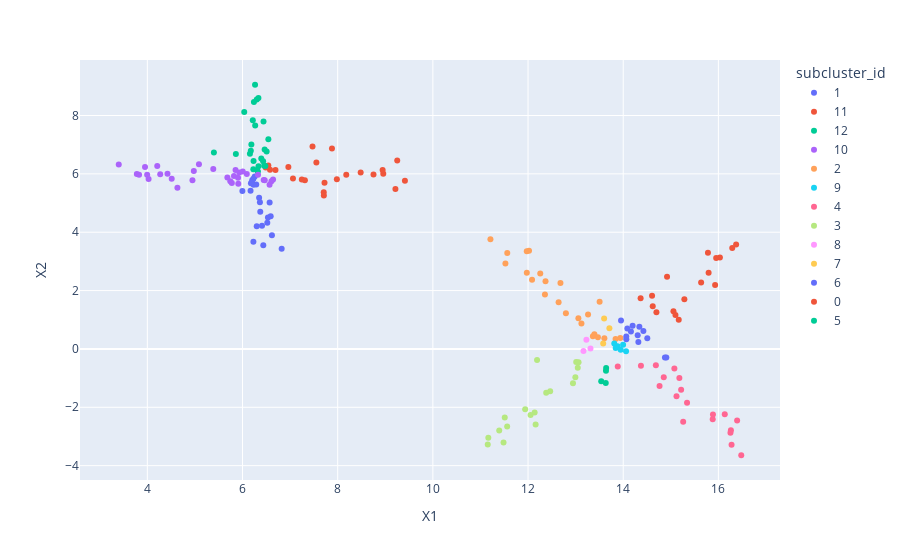

The code cell stored with this chart in its notebook:
### Code cell
fig = px.scatter(df, x="X1", y="X2", color="subcluster_id", hover_data=['id', 'F'], )
fig.show()

### Figure 1 — Plotly figure (JSON) as saved in the notebook; plotly's stock layout.template omitted (floating-point values rounded to 4 significant figures)
{"data": [{"customdata": [[1, 43.93], [2, 49.18], [3, 61.24], [4, 65.48], [5, 71.26], [6, 74.65], [7, 97.48], [8, 140.2], [9, 138.8], [28, 158.1], [29, 154.4], [90, 105.6], [104, 37.77], [105, 44.47], [106, 67.27], [107, 73.06], [108, 86.6], [109, 68.41], [110, 79.56], [132, 159.0], [191, 143.4]], "hovertemplate": "subcluster_id=1<br>X1=%{x}<br>X2=%{y}<br>id=%{customdata[0]}<br>F=%{customdata[1]}<extra></extra>", "legendgroup": "1", "marker": {"color": "#636efa", "symbol": "circle"}, "mode": "markers", "name": "1", "orientation": "v", "showlegend": true, "type": "scatter", "x": [6.436, 6.618, 6.298, 6.41, 6.592, 6.569, 5.997, 6.232, 6.288, 6.228, 6.203, 6.169, 6.822, 6.229, 6.52, 6.534, 6.348, 6.373, 6.366, 6.257, 6.177], "xaxis": "x", "y": [3.551, 3.894, 4.205, 4.219, 4.546, 5.022, 5.412, 5.63, 5.636, 5.832, 5.784, 5.42, 3.432, 3.677, 4.328, 4.504, 5.185, 4.702, 5.023, 5.908, 5.682], "yaxis": "y"}, {"customdata": [[10, 143.5], [32, 84.82], [33, 77.18], [34, 59.59], [35, 60.23], [36, 55.92], [37, 49.55], [38, 50.68], [39, 50.74], [40, 37.55], [86, 49.19], [87, 119.6], [133, 138.9], [134, 156.9], [135, 83.73], [136, 56.47], [137, 56.24], [138, 80.66], [139, 44.3], [140, 52.64], [141, 49.79], [142, 37.33], [143, 36.07]], "hovertemplate": "subcluster_id=11<br>X1=%{x}<br>X2=%{y}<br>id=%{customdata[0]}<br>F=%{customdata[1]}<extra></extra>", "legendgroup": "11", "marker": {"color": "#EF553B", "symbol": "circle"}, "mode": "markers", "name": "11", "orientation": "v", "showlegend": true, "type": "scatter", "x": [6.543, 6.963, 7.311, 7.706, 7.723, 7.983, 8.483, 8.752, 8.958, 9.213, 7.471, 6.692, 6.578, 6.487, 7.06, 7.709, 7.552, 7.246, 7.88, 8.18, 8.944, 9.413, 9.251], "xaxis": "x", "y": [6.289, 6.232, 5.779, 5.372, 5.691, 5.813, 6.047, 5.979, 6.001, 5.483, 6.939, 6.134, 6.143, 6.218, 5.838, 5.255, 6.393, 5.804, 6.867, 5.966, 6.13, 5.764, 6.458], "yaxis": "y"}, {"customdata": [[11, 93.67], [12, 90.98], [13, 62.9], [14, 56.46], [15, 52.81], [16, 51.35], [17, 55.0], [83, 161.8], [85, 158.0], [88, 150.2], [92, 99.09], [112, 129.8], [114, 93.47], [115, 79.58], [116, 75.22], [117, 54.45], [118, 45.64], [119, 52.16], [120, 33.02], [128, 59.13], [130, 150.3], [186, 161.5], [187, 120.4], [189, 158.6], [190, 117.8]], "hovertemplate": "subcluster_id=12<br>X1=%{x}<br>X2=%{y}<br>id=%{customdata[0]}<br>F=%{customdata[1]}<extra></extra>", "legendgroup": "12", "marker": {"color": "#00cc96", "symbol": "circle"}, "mode": "markers", "name": "12", "orientation": "v", "showlegend": true, "type": "scatter", "x": [6.507, 6.465, 6.543, 6.266, 6.441, 6.239, 6.299, 6.323, 6.455, 6.336, 6.155, 6.433, 6.174, 5.86, 6.186, 6.216, 6.036, 6.334, 6.263, 5.398, 6.227, 6.308, 6.232, 6.479, 6.394], "xaxis": "x", "y": [6.768, 6.831, 7.183, 7.66, 7.795, 8.467, 8.551, 6.085, 6.277, 6.258, 6.692, 6.434, 6.792, 6.682, 7.007, 7.834, 8.12, 8.596, 9.054, 6.734, 6.16, 6.121, 6.441, 6.268, 6.53], "yaxis": "y"}, {"customdata": [[18, 60.58], [19, 64.64], [20, 63.46], [21, 64.26], [22, 60.69], [23, 63.58], [24, 60.57], [25, 74.5], [26, 114.4], [27, 107.1], [30, 147.6], [31, 123.7], [84, 113.2], [89, 127.0], [91, 146.7], [111, 145.8], [113, 157.6], [121, 36.31], [122, 59.42], [123, 54.99], [124, 55.83], [125, 63.72], [126, 51.79], [127, 62.64], [129, 125.9], [131, 138.8], [188, 118.1], [192, 115.4], [193, 132.7], [194, 135.2], [195, 117.4]], "hovertemplate": "subcluster_id=10<br>X1=%{x}<br>X2=%{y}<br>id=%{customdata[0]}<br>F=%{customdata[1]}<extra></extra>", "legendgroup": "10", "marker": {"color": "#ab63fa", "symbol": "circle"}, "mode": "markers", "name": "10", "orientation": "v", "showlegend": true, "type": "scatter", "x": [3.779, 3.996, 3.826, 4.27, 4.512, 4.977, 4.948, 5.385, 5.743, 5.681, 6.445, 6.642, 5.776, 6.607, 6.09, 6.467, 6.325, 3.399, 4.026, 3.951, 4.208, 4.423, 4.632, 5.084, 5.82, 6.004, 5.911, 6.568, 5.906, 5.931, 5.853], "xaxis": "x", "y": [5.995, 5.971, 5.97, 5.991, 5.833, 6.099, 5.784, 6.168, 5.746, 5.876, 5.789, 5.803, 5.687, 5.75, 5.993, 5.783, 5.972, 6.319, 5.826, 6.237, 6.268, 6.002, 5.522, 6.327, 5.929, 6.078, 5.658, 5.625, 5.87, 6.05, 6.132], "yaxis": "y"}, {"customdata": [[41, 37.06], [42, 36.74], [43, 43.55], [44, 45.95], [45, 43.28], [46, 45.88], [47, 65.57], [48, 62.78], [49, 95.29], [73, 111.9], [93, 93.56], [144, 30.09], [145, 45.74], [146, 45.19], [147, 45.63], [148, 46.85], [149, 42.92], [150, 48.68], [151, 51.57], [152, 61.88], [196, 100.2], [198, 114.0], [200, 102.1]], "hovertemplate": "subcluster_id=2<br>X1=%{x}<br>X2=%{y}<br>id=%{customdata[0]}<br>F=%{customdata[1]}<extra></extra>", "legendgroup": "2", "marker": {"color": "#FFA15A", "symbol": "circle"}, "mode": "markers", "name": "2", "orientation": "v", "showlegend": true, "type": "scatter", "x": [11.56, 11.52, 11.97, 12.08, 12.36, 12.64, 13.12, 13.06, 13.36, 13.84, 13.39, 11.21, 11.97, 12.02, 12.26, 12.37, 12.68, 13.5, 12.8, 13.26, 13.47, 13.94, 13.6], "xaxis": "x", "y": [3.287, 2.927, 2.614, 2.372, 1.865, 1.599, 0.8725, 1.055, 0.4318, 0.3437, 0.5021, 3.762, 3.348, 3.366, 2.585, 2.317, 2.26, 1.618, 1.223, 1.178, 0.4038, 0.3781, 0.3659], "yaxis": "y"}, {"customdata": [[50, 112.7], [51, 115.0], [154, 90.18], [176, 110.2], [202, 108.9], [205, 102.6]], "hovertemplate": "subcluster_id=9<br>X1=%{x}<br>X2=%{y}<br>id=%{customdata[0]}<br>F=%{customdata[1]}<extra></extra>", "legendgroup": "9", "marker": {"color": "#19d3f3", "symbol": "circle"}, "mode": "markers", "name": "9", "orientation": "v", "showlegend": true, "type": "scatter", "x": [13.81, 13.88, 14.06, 14.0, 13.84, 13.95], "xaxis": "x", "y": [0.1839, 0.08843, -0.07987, 0.1458, 0.03464, -0.02532], "yaxis": "y"}, {"customdata": [[52, 60.2], [53, 59.77], [54, 53.6], [55, 48.3], [56, 45.61], [57, 40.97], [58, 41.34], [59, 43.79], [60, 32.45], [61, 27.7], [155, 65.91], [157, 52.59], [158, 49.08], [159, 46.8], [160, 43.6], [161, 34.33], [162, 44.12], [163, 37.7], [164, 42.9]], "hovertemplate": "subcluster_id=4<br>X1=%{x}<br>X2=%{y}<br>id=%{customdata[0]}<br>F=%{customdata[1]}<extra></extra>", "legendgroup": "4", "marker": {"color": "#FF6692", "symbol": "circle"}, "mode": "markers", "name": "4", "orientation": "v", "showlegend": true, "type": "scatter", "x": [14.37, 14.69, 14.85, 14.76, 15.12, 15.34, 16.13, 16.26, 16.28, 16.48, 13.88, 15.08, 15.18, 15.22, 15.88, 15.26, 15.89, 16.39, 16.25], "xaxis": "x", "y": [-0.5784, -0.5631, -0.9714, -1.271, -1.618, -1.847, -2.238, -2.787, -3.28, -3.644, -0.6047, -0.6704, -0.9955, -1.403, -2.408, -2.494, -2.249, -2.455, -2.873], "yaxis": "y"}, {"customdata": [[62, 34.9], [63, 35.76], [64, 41.56], [65, 38.2], [66, 48.06], [67, 46.6], [68, 50.19], [69, 55.01], [70, 63.05], [165, 37.68], [166, 40.67], [167, 38.82], [168, 43.92], [169, 47.43], [170, 47.4], [171, 38.96], [172, 71.47], [173, 70.12]], "hovertemplate": "subcluster_id=3<br>X1=%{x}<br>X2=%{y}<br>id=%{customdata[0]}<br>F=%{customdata[1]}<extra></extra>", "legendgroup": "3", "marker": {"color": "#B6E880", "symbol": "circle"}, "mode": "markers", "name": "3", "orientation": "v", "showlegend": true, "type": "scatter", "x": [11.15, 11.49, 11.56, 12.16, 12.05, 12.38, 12.94, 12.99, 13.04, 11.17, 11.39, 11.51, 11.94, 12.14, 12.46, 12.19, 13.06, 13.01], "xaxis": "x", "y": [-3.274, -3.204, -2.654, -2.591, -2.263, -1.506, -1.18, -0.9708, -0.6462, -3.045, -2.799, -2.352, -2.066, -2.18, -1.453, -0.3751, -0.4537, -0.4476], "yaxis": "y"}, {"customdata": [[71, 70.81], [103, 79.76], [174, 78.49]], "hovertemplate": "subcluster_id=8<br>X1=%{x}<br>X2=%{y}<br>id=%{customdata[0]}<br>F=%{customdata[1]}<extra></extra>", "legendgroup": "8", "marker": {"color": "#FF97FF", "symbol": "circle"}, "mode": "markers", "name": "8", "orientation": "v", "showlegend": true, "type": "scatter", "x": [13.17, 13.23, 13.31], "xaxis": "x", "y": [-0.06696, 0.3181, 0.01139], "yaxis": "y"}, {"customdata": [[72, 97.24], [99, 68.01], [201, 84.99]], "hovertemplate": "subcluster_id=7<br>X1=%{x}<br>X2=%{y}<br>id=%{customdata[0]}<br>F=%{customdata[1]}<extra></extra>", "legendgroup": "7", "marker": {"color": "#FECB52", "symbol": "circle"}, "mode": "markers", "name": "7", "orientation": "v", "showlegend": true, "type": "scatter", "x": [13.58, 13.6, 13.71], "xaxis": "x", "y": [0.1863, 1.04, 0.7051], "yaxis": "y"}, {"customdata": [[74, 88.5], [100, 102.3], [101, 90.45], [102, 66.88], [153, 74.43], [156, 66.06], [175, 112.1], [177, 86.24], [197, 111.3], [199, 78.3], [203, 96.57], [204, 96.99], [206, 85.75]], "hovertemplate": "subcluster_id=6<br>X1=%{x}<br>X2=%{y}<br>id=%{customdata[0]}<br>F=%{customdata[1]}<extra></extra>", "legendgroup": "6", "marker": {"color": "#636efa", "symbol": "circle"}, "mode": "markers", "name": "6", "orientation": "v", "showlegend": true, "type": "scatter", "x": [14.32, 14.16, 14.2, 14.88, 13.95, 14.91, 14.07, 14.34, 14.06, 14.51, 14.3, 14.09, 14.42], "xaxis": "x", "y": [0.2384, 0.5943, 0.7922, -0.2978, 0.9722, -0.292, 0.3316, 0.7614, 0.4224, 0.3649, 0.4667, 0.7021, 0.6137], "yaxis": "y"}, {"customdata": [[75, 57.28], [76, 59.59], [77, 57.04], [78, 43.3], [79, 39.96], [80, 38.28], [81, 45.64], [82, 37.55], [95, 53.21], [178, 50.55], [179, 49.24], [180, 58.48], [181, 36.64], [182, 37.4], [183, 37.97], [184, 44.9], [185, 35.15]], "hovertemplate": "subcluster_id=0<br>X1=%{x}<br>X2=%{y}<br>id=%{customdata[0]}<br>F=%{customdata[1]}<extra></extra>", "legendgroup": "0", "marker": {"color": "#EF553B", "symbol": "circle"}, "mode": "markers", "name": "0", "orientation": "v", "showlegend": true, "type": "scatter", "x": [14.62, 14.7, 15.06, 15.29, 15.64, 15.79, 15.95, 16.29, 15.17, 14.37, 14.61, 15.1, 14.92, 15.93, 15.78, 16.03, 16.37], "xaxis": "x", "y": [1.459, 1.254, 1.293, 1.704, 2.275, 2.608, 3.12, 3.46, 1.004, 1.737, 1.824, 1.16, 2.476, 2.194, 3.294, 3.129, 3.582], "yaxis": "y"}, {"customdata": [[94, 70.45], [96, 56.46], [97, 58.48], [98, 68.58]], "hovertemplate": "subcluster_id=5<br>X1=%{x}<br>X2=%{y}<br>id=%{customdata[0]}<br>F=%{customdata[1]}<extra></extra>", "legendgroup": "5", "marker": {"color": "#00cc96", "symbol": "circle"}, "mode": "markers", "name": "5", "orientation": "v", "showlegend": true, "type": "scatter", "x": [13.64, 13.63, 13.54, 13.64], "xaxis": "x", "y": [-0.6563, -1.164, -1.107, -0.7499], "yaxis": "y"}], "layout": {"legend": {"title": {"text": "subcluster_id"}, "tracegroupgap": 0}, "margin": {"t": 60}, "xaxis": {"anchor": "y", "domain": [0, 1], "title": {"text": "X1"}}, "yaxis": {"anchor": "x", "domain": [0, 1], "title": {"text": "X2"}}}}
